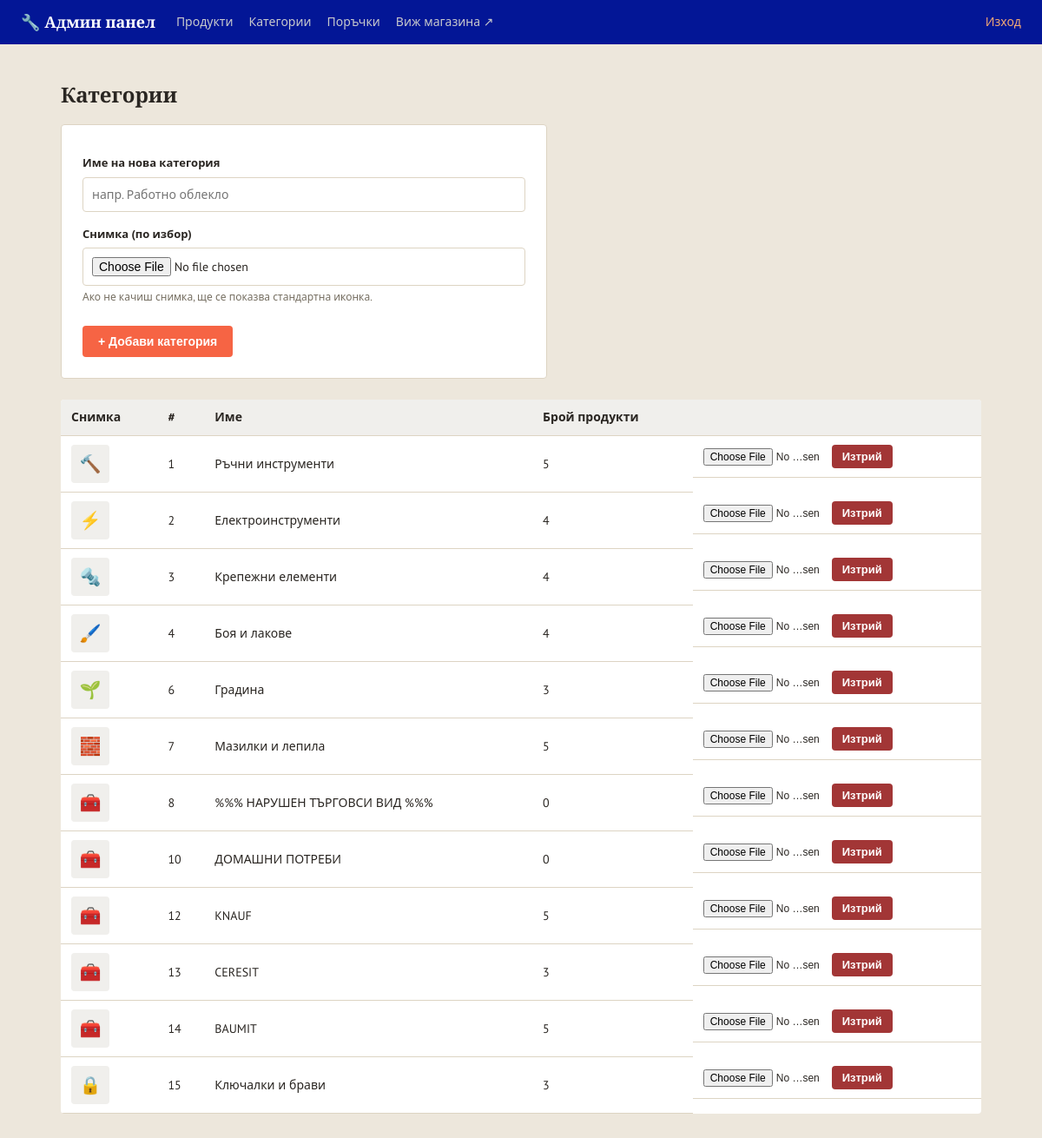
/admin/categories (signed in), run on an earlier commit of the app's database.
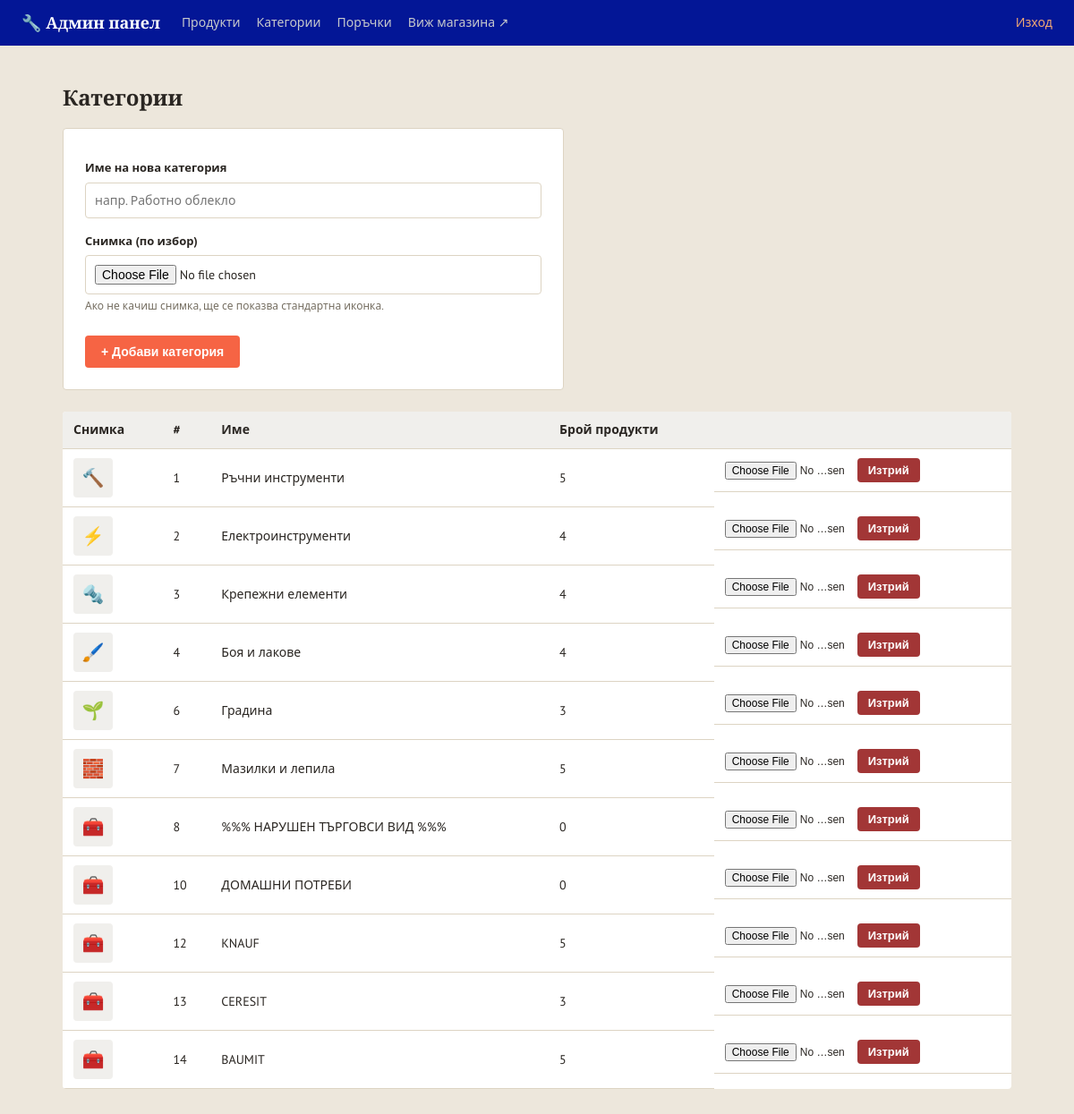
And on a later commit of the database.
### models.py (models this page shows, shortened)
class Category(db.Model):
    __tablename__ = 'categories'
    id = db.Column(db.Integer, primary_key=True)
    name = db.Column(db.String(100), nullable=False, unique=True)
    image_url = db.Column(db.String(300), default='')
    products = db.relationship('Product', backref='category', lazy=True)

### app.py (the view, shortened to what this page needs)
@app.route('/admin/categories', methods=['GET', 'POST'])
@admin_required
def admin_categories():
    categories = Category.query.all()
    return render_template('admin/categories.html', categories=categories)

### app.py (called while the page is built)
@app.context_processor
def inject_whatsapp_number():
    return {'whatsapp_number': app.config['WHATSAPP_NUMBER'], 'asset_version': app.config['ASSET_VERSION']}

@app.context_processor
def inject_category_icons():
    return {'category_icons': CATEGORY_ICONS}

def admin_required(view_func):
    @wraps(view_func)
    def wrapper(*args, **kwargs):
        if not session.get('is_admin'):
            flash('Моля, влезте в системата.', 'error')
            return redirect(url_for('admin_login', next=request.path))
        return view_func(*args, **kwargs)
    return wrapper

### templates/admin/categories.html (shortened to what this page needs)
{% extends 'admin/base.html' %}
{% block content %}
<h1 class="page-title">Категории</h1>
<form method="post" class="admin-form" enctype="multipart/form-data">
    <label for="name">Име на нова категория</label>
    <input type="text" id="name" name="name" placeholder="напр. Работно облекло" required>
    <label for="image_file">Снимка (по избор)</label>
    <input type="file" id="image_file" name="image_file" accept=".png,.jpg,.jpeg,.webp,.gif">
    <small class="field-hint">Ако не качиш снимка, ще се показва стандартна иконка.</small>
    <div class="admin-form-actions">
        <button type="submit" class="btn">+ Добави категория</button>
    </div>
</form>
<table class="admin-table">
    <thead>
        <tr>
            <th>Снимка</th>
            <th>#</th>
            <th>Име</th>
            <th>Брой продукти</th>
            <th></th>
        </tr>
    </thead>
    <tbody>
        {% for c in categories %}
        <tr>
            <td>
                {% if c.image_url %}
                    <img src="{{ c.image_url }}" alt="{{ c.name }}" class="admin-category-thumb">
                {% else %}
                    <span class="admin-category-thumb-placeholder">{{ category_icons.get(c.name, '🧰') }}</span>
                {% endif %}
            </td>
            <td>{{ c.id }}</td>
            <td>{{ c.name }}</td>
            <td>{{ c.products | length }}</td>
            <td class="admin-actions">
                <form action="{{ url_for('admin_category_image', category_id=c.id) }}" method="post"
                      enctype="multipart/form-data" class="category-image-form">
                    <input type="file" name="image_file" accept=".png,.jpg,.jpeg,.webp,.gif"
                           onchange="this.form.submit()" title="Смени снимката">
                </form>
                <form action="{{ url_for('admin_category_delete', category_id=c.id) }}" method="post"
                      onsubmit="return confirm('Изтриване на категория \'{{ c.name }}\'?');">
                    <button type="submit" class="btn btn-small btn-danger">Изтрий</button>
                </form>
            </td>
        </tr>
        {% endfor %}
    </tbody>
</table>
{% endblock %}

What changed in the data, as far as the page shows it:
removed Category: get "🔒", id "15", name "Ключалки и брави", products|length "3"
